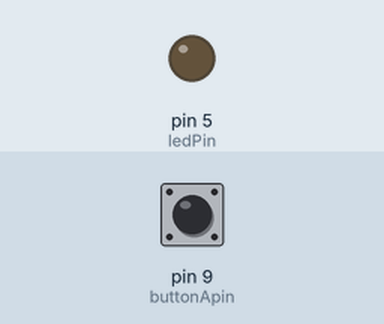
A sketch run on a simulated Arduino Uno, built with avr-gcc and run on an emulated ATmega328P. On the bench: output pins drawn as LEDs (lit = HIGH). Dashed ring = blinking. Inputs (shaded band) come from the test bench; at power-on: pin 9 (buttonApin) HIGH.

Above: at 1.2 s.
1.3 s: pin 9 (buttonApin) pulled LOW for 3.2 s
At 2.1 s:
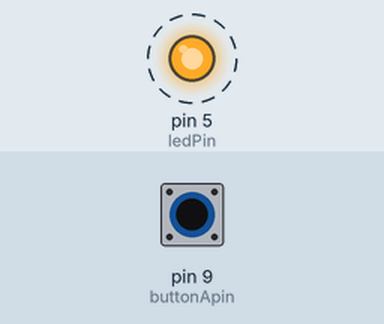
6.0 s: pin 9 (buttonApin) pulled LOW for 0.15 s
At 6.3 s:
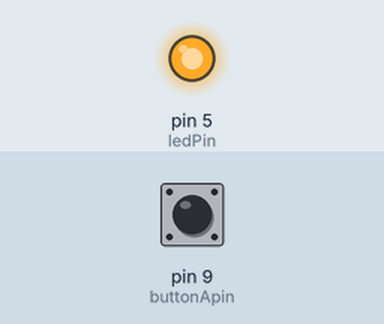
7.6 s: pin 9 (buttonApin) pulled LOW for 1 s
At 8.7 s:
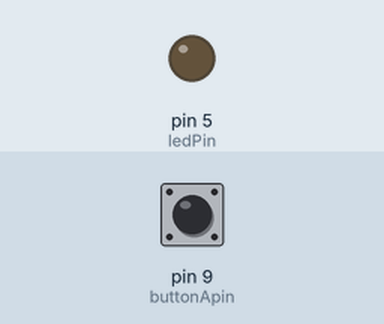
Timing chart, 0 to 10.6 s (numbered marks = the images above; inputs shaded):
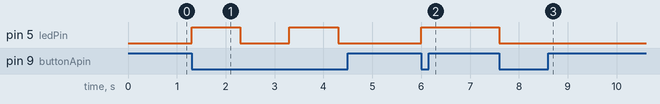

The sketch:

Digital_Inputs_v4.ino
```cpp
//www.elegoo.com
//2016.12.08

int ledPin = 5;
int buttonApin = 9;

void setup()
{
  pinMode(ledPin, OUTPUT);
  pinMode(buttonApin, INPUT_PULLUP);
}

void loop()
{

if  (digitalRead(buttonApin) == LOW)
{
  if (digitalRead(ledPin) == LOW)
  {
    digitalWrite(ledPin, HIGH);
  }
    else
    {
      digitalWrite(ledPin, LOW);
    }
    delay(1000);
  }

}
```

Measured:
- after the input at 1.3 s, pin 5 (ledPin): alternates HIGH for 1.0 s and LOW for 1.0 s, starting at once
- after the input at 6.0 s, pin 5 (ledPin): LOW → HIGH at once
- after the input at 7.6 s, pin 5 (ledPin): HIGH → LOW at once
